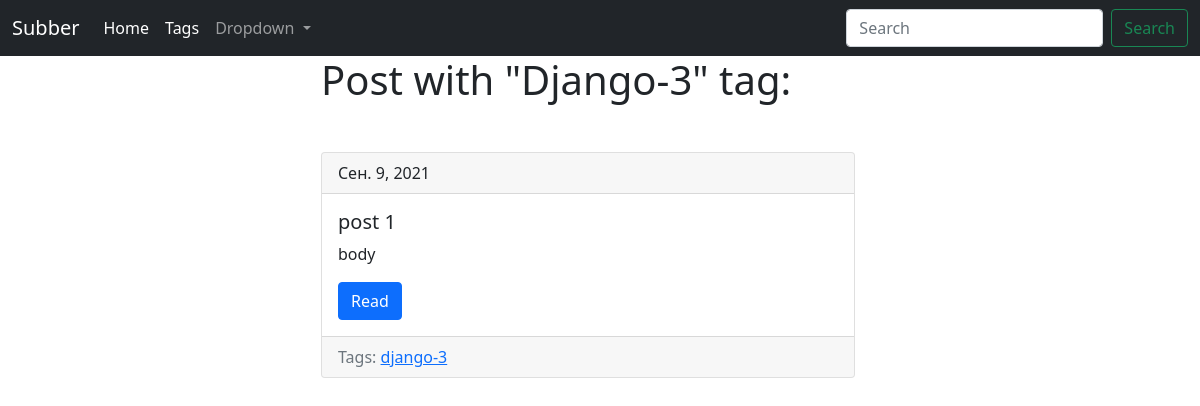
The page /tag/django-3/ on the database its author committed.
### blog/models.py (models this page shows, shortened)
class Tag(models.Model):
    title = models.CharField(max_length=50)
    slug = models.SlugField(max_length=50, unique=True)
    def get_absolute_url(self): #соглашение
        return reverse('tag_detail_url', kwargs={'slug': self.slug})
    class Meta:
        ordering = ['title']

class Post(models.Model):
    title = models.CharField(max_length=150, db_index=True) #ставим индексирование для быстрого поиска
    slug = models.SlugField(max_length=150, unique=True, blank=True) #уник. поля по умолчанию индексируются
    body = models.TextField(blank=True, db_index=True)
    tags = models.ManyToManyField('Tag', blank=True, related_name='posts') #связь
    date_pub = models.DateField(auto_now_add=True)
    def get_absolute_url(self): #соглашение
        return reverse('post_detail_url', kwargs={'slug': self.slug})
    class Meta:
        ordering = ['date_pub']

### blog/views.py (the view)
# urls.py: path('tag/<str:slug>/', TagDetail.as_view(), name='tag_detail_url'),
class TagDetail(ObjectDetailMixin, View):
    model = Tag
    template = 'blog/tag_detail.html'

### blog/utils.py (called while the page is built)
    def get(self, request, slug):
        obj = get_object_or_404(self.model, slug__iexact=slug)
        return render(request, self.template,
                      context={self.model.__name__.lower(): obj,
                      'admin_object': obj,
                      'detail': True}) #обьект, который мы передаем в

### blog/templates/blog/tag_detail.html (shortened to what this page needs)
{% extends 'blog/base_blog.html' %}
{% block content %}
  <h1 class='mb-5'> Post with "{{ tag.title|title }}" tag:</h1>
  {% for post in tag.posts.all %}
    {% include 'blog/includes/post_card_template.html' %}
{% endfor %}
{% endblock %}

### blog/templates/blog/includes/post_card_template.html
<div class="card mb-4">
  <div class="card-header">
    {{ post.date_pub }}
  </div>
  <div class="card-body">
    <h5 class="card-title">{{ post.title }}</h5>
    <p class="card-text"> {{ post.body | truncatewords:15 }}</p>
    <a href="{{ post.get_absolute_url }}" class="btn btn-primary">Read</a>
  </div>
  <div class="card-footer text-muted">
    Tags:
    {% for tag in post.tags.all %}
      <a href="{{ tag.get_absolute_url }}"> {{ tag.title }}</a>
      {% endfor %}
  </div>
</div>

### rows shown on the page
Tag: title "Django-3", title "django-3"
Post: date_pub "Сен. 9, 2021", title "post 1", body "body"
